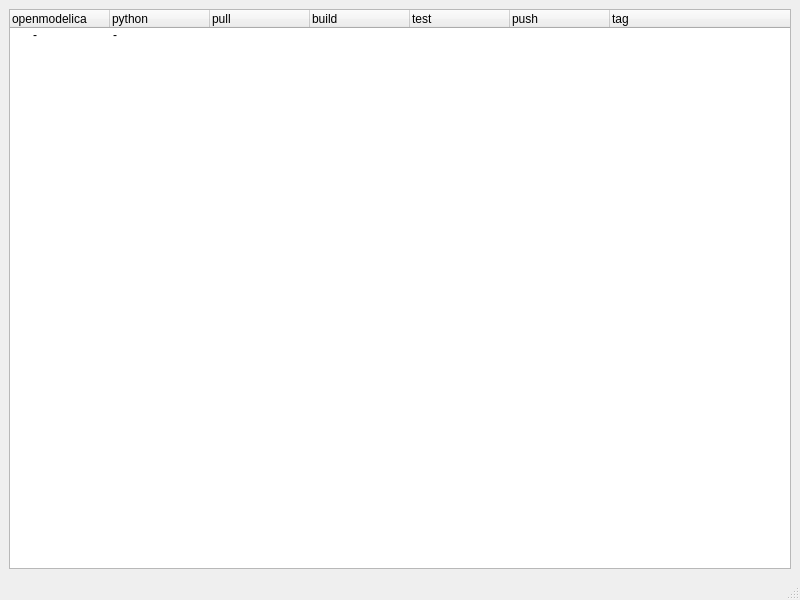
<?xml version="1.0" encoding="UTF-8"?>
<ui version="4.0">
 <class>MainWindow</class>
 <widget class="QMainWindow" name="MainWindow">
  <property name="geometry">
   <rect>
    <x>0</x>
    <y>0</y>
    <width>800</width>
    <height>600</height>
   </rect>
  </property>
  <property name="windowTitle">
   <string>MainWindow</string>
  </property>
  <widget class="QWidget" name="centralwidget">
   <layout class="QVBoxLayout" name="verticalLayout">
    <item>
     <widget class="QTreeWidget" name="treeWidget">
      <column>
       <property name="text">
        <string>openmodelica</string>
       </property>
      </column>
      <column>
       <property name="text">
        <string>python</string>
       </property>
      </column>
      <column>
       <property name="text">
        <string>pull</string>
       </property>
      </column>
      <column>
       <property name="text">
        <string>build</string>
       </property>
      </column>
      <column>
       <property name="text">
        <string>test</string>
       </property>
      </column>
      <column>
       <property name="text">
        <string>push</string>
       </property>
      </column>
      <column>
       <property name="text">
        <string>tag</string>
       </property>
      </column>
      <item>
       <property name="text">
        <string>-</string>
       </property>
       <property name="text">
        <string>-</string>
       </property>
      </item>
     </widget>
    </item>
   </layout>
  </widget>
  <widget class="QMenuBar" name="menubar">
   <property name="geometry">
    <rect>
     <x>0</x>
     <y>0</y>
     <width>800</width>
     <height>19</height>
    </rect>
   </property>
  </widget>
  <widget class="QStatusBar" name="statusbar"/>
 </widget>
 <resources/>
 <connections/>
</ui>
